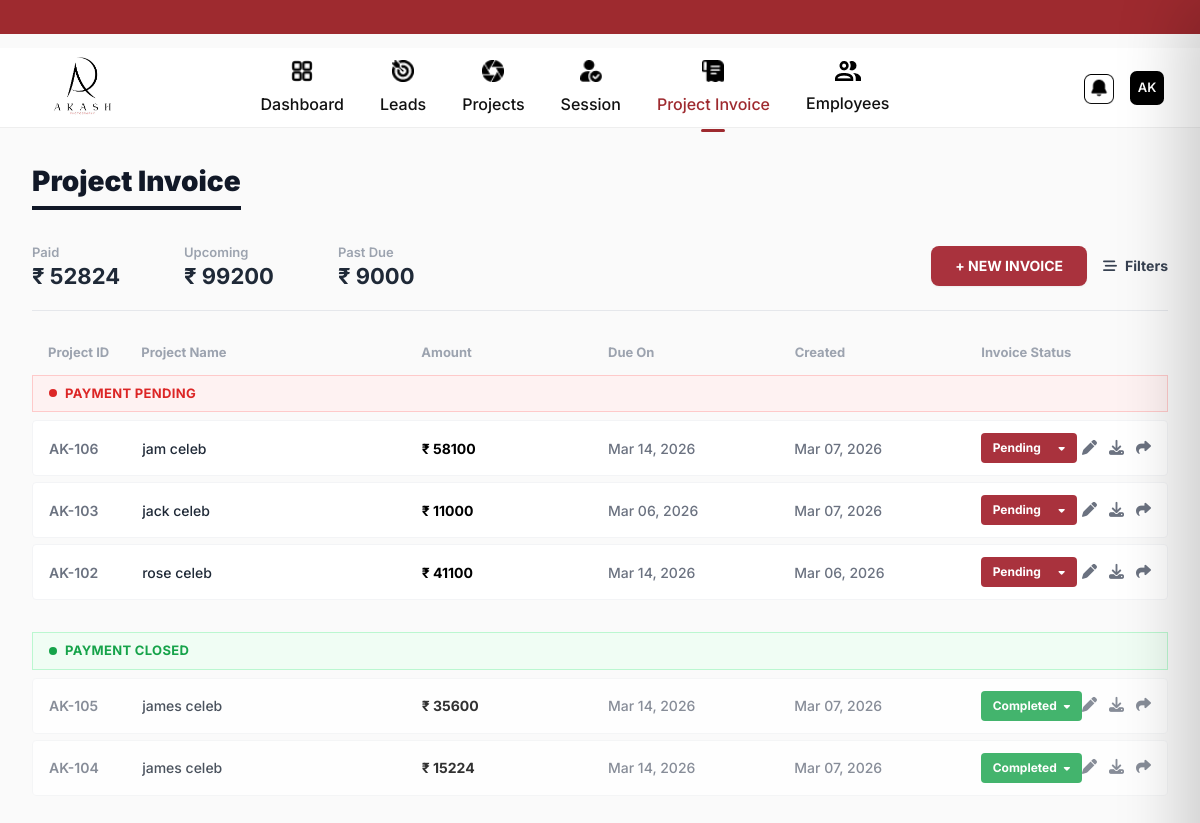
/invoice/list/, run on the app's committed database.
### photography/models.py (models this page shows, shortened)
class Invoice(models.Model):
    class PaymentStatus(models.TextChoices):
        PENDING = 'PENDING', 'Pending'
        PARTIAL = 'PARTIAL', 'Partial'
        COMPLETED = 'COMPLETED', 'Completed'
    lead = models.OneToOneField('Lead', on_delete=models.CASCADE, unique=True, related_name='invoice')
    invoice_number = models.CharField(max_length=50, unique=True, help_text="e.g., AK-200")
    due_date = models.DateField(null=True, blank=True)
    pre_paid_amount = models.DecimalField(max_digits=12, decimal_places=2, default=0.00, help_text="Deposits/Pre-payments")
    tax_rate = models.DecimalField(max_digits=5, decimal_places=2, default=0.00, help_text="e.g., 5.00 for 5%")
    discount_amount = models.DecimalField(max_digits=12, decimal_places=2, default=0.00)
    notes = models.TextField(blank=True, default="Thank you for your business.")
    status = models.CharField(max_length=20, choices=PaymentStatus.choices, default=PaymentStatus.PENDING)
    created_at = models.DateTimeField(auto_now_add=True)
    updated_at = models.DateTimeField(auto_now=True)
    @property
    def subtotal(self):
        total = 0.0
        for service in self.services.all():
            total += float(service.price) * service.qty
        return total
    @property
    def tax_amount(self):
        post_discount = self.subtotal - float(self.discount_amount)
        return post_discount * (float(self.tax_rate) / 100)
    @property
    def grand_total(self):
        post_discount = self.subtotal - float(self.discount_amount)
        return post_discount + self.tax_amount - float(self.pre_paid_amount)

class ProjectDetail(models.Model):
    STATUS_CHOICES = [
        ('ASSIGNED', 'To Be Assigned'),
        ('PRE', 'Pre Production'),
        ('SELECTION', 'Selection'),
        ('POST', 'Post Production'),
        ('COMPLETED', 'Completed'),
    ]
    project_name = models.CharField(max_length=255)
    mobile_number = models.CharField(max_length=15)
    project_address = models.TextField()
    start_date = models.DateField()
    end_date = models.DateField()
    status = models.CharField(max_length=20, choices=STATUS_CHOICES, default='ASSIGNED')
    assigned_employees = models.ManyToManyField('Employee', blank=True, related_name='assigned_projects')
    created_at = models.DateTimeField(auto_now_add=True)
    class Meta:
        verbose_name = "Project Detail"
        verbose_name_plural = "Project Details"

### photography/views.py (the view)
# urls.py: path('invoice/list/', invoice, name='invoice_list'),
def invoice(request):
    all_invoices = Invoice.objects.all().select_related('lead', 'lead__project').order_by('-created_at')
    total_paid = PaymentRecord.objects.aggregate(total=Sum('amount'))['total'] or 0.00
    total_upcoming = 0.0
    total_past_due = 0.0
    today = date.today()
    pending_invoices = []
    completed_invoices = []
    for inv in all_invoices:
        paid_amount = inv.payments.aggregate(total=Sum('amount'))['total'] or 0.00
        balance = float(inv.grand_total) - float(paid_amount)
        inv.display_amount = inv.grand_total
        inv.balance = balance
        inv.project_name = inv.lead.project.project_name if inv.lead.project else inv.lead.name
        if inv.status in [Invoice.PaymentStatus.PENDING, Invoice.PaymentStatus.PARTIAL]:
            pending_invoices.append(inv)
            if inv.due_date and inv.due_date < today:
                total_past_due += balance
            else:
                total_upcoming += balance
        else:
            completed_invoices.append(inv)
    context = {
        'total_paid': total_paid,
        'total_upcoming': total_upcoming,
        'total_past_due': total_past_due,
        'pending_invoices': pending_invoices,
        'completed_invoices': completed_invoices,
    }
    return render(request, 'invoice.html', context)

### photography/templates/invoice.html (shortened to what this page needs)
{% extends "base.html" %}
{% load static %}
{% block content %}
<link rel="stylesheet" href="https://cdnjs.cloudflare.com/ajax/libs/font-awesome/6.5.1/css/all.min.css">
<div class="max-w-[1400px] mx-auto p-4 sm:p-6 lg:p-8 min-h-screen">
    <div class="flex flex-col lg:flex-row justify-between items-start lg:items-end mb-8 border-b border-gray-200 pb-6 gap-6">
        <div>
            <h1 class="text-[28px] font-black text-gray-900 mb-8 inline-block border-b-[4px] border-gray-900 pb-1">
                Project Invoice
            </h1>
            <div class="flex gap-10 sm:gap-16 text-sm">
                <div>
                    <p class="text-gray-400 font-semibold mb-1 text-[13px]">Paid</p>
                    <p class="text-[22px] font-bold text-gray-800">₹ {{ total_paid|floatformat:0 }}</p>
                </div>
                <div>
                    <p class="text-gray-400 font-semibold mb-1 text-[13px]">Upcoming</p>
                    <p class="text-[22px] font-bold text-gray-800">₹ {{ total_upcoming|floatformat:0 }}</p>
                </div>
                <div>
                    <p class="text-gray-400 font-semibold mb-1 text-[13px]">Past Due</p>
                    <p class="text-[22px] font-bold text-gray-800">₹ {{ total_past_due|floatformat:0 }}</p>
                </div>
            </div>
        </div>
        <div class="flex items-center gap-4 w-full lg:w-auto">
            <button onclick="openNewInvoiceModal()" class="bg-[#A9323D] text-white px-6 py-2.5 rounded-lg font-bold text-sm hover:bg-red-800 transition shadow-sm whitespace-nowrap">
                + NEW INVOICE
            </button>
            <button class="flex items-center gap-2 font-bold text-gray-700 hover:text-black transition text-sm">
                <i class="fa-solid fa-bars-staggered"></i> Filters
            </button>
        </div>
    </div>
    <div class="w-full overflow-x-auto no-scrollbar">
        <div class="min-w-[1000px]">
            <div class="grid grid-cols-12 gap-4 text-[13px] font-bold text-gray-400 mb-3 px-4">
                <div class="col-span-1">Project ID</div>
                <div class="col-span-3">Project Name</div>
                <div class="col-span-2">Amount</div>
                <div class="col-span-2">Due On</div>
                <div class="col-span-2">Created</div>
                <div class="col-span-2">Invoice Status</div>
            </div>
            <div class="bg-[#fef2f2] text-[#dc2626] font-bold text-[13px] px-4 py-2 mb-2 uppercase tracking-wide border border-[#fecaca] flex items-center gap-2">
                <div class="w-2 h-2 rounded-full bg-[#dc2626]"></div> PAYMENT PENDING
            </div>
            <div class="space-y-1.5 mb-8">
                {% for inv in pending_invoices %}
                <div class="grid grid-cols-12 gap-4 items-center bg-white px-4 py-3 border border-gray-100 hover:border-gray-200 hover:shadow-sm transition-all rounded text-[14px] font-medium text-gray-800">
                    <div class="col-span-1 text-gray-500 font-semibold">{{ inv.invoice_number }}</div>
                    <div class="col-span-3 pr-4 truncate" title="{{ inv.project_name }}">{{ inv.project_name }}</div>
                    <div class="col-span-2 font-bold text-black">₹ {{ inv.display_amount|floatformat:0 }}</div>
                    <div class="col-span-2 text-gray-500">{{ inv.due_date|date:"M d, Y"|default:"-" }}</div>
                    <div class="col-span-2 text-gray-500">{{ inv.created_at|date:"M d, Y" }}</div>
                    <div class="col-span-2 flex items-center justify-between">
                        <button class="bg-[#A9323D] text-white px-3 py-1.5 rounded flex items-center justify-between w-24 text-[12px] font-bold">
                            Pending <i class="fas fa-caret-down text-[10px]"></i>
                        </button>
                        <div class="flex gap-3 text-gray-500 text-[15px]">
                            <a href="{% url 'create_invoice' inv.lead.id %}" class="hover:text-black transition" title="Edit Invoice"><i class="fas fa-pen"></i></a>
                            <button onclick="downloadInvoice('{{ inv.id }}', this)" class="hover:text-black transition" title="Download"><i class="fas fa-download"></i></button>
                            <button onclick="openPreviewModal('{{ inv.invoice_number }}', '{{ inv.project_name|escapejs }}')" class="hover:text-black transition" title="Preview/Share"><i class="fas fa-share"></i></button>
                        </div>
                    </div>
                </div>
                {% empty %}
                <div class="p-6 text-center text-gray-400 bg-white border border-gray-100 text-sm font-medium">No pending invoices.</div>
                {% endfor %}
            </div>
            <div class="bg-[#f0fdf4] text-[#16a34a] font-bold text-[13px] px-4 py-2 mb-2 uppercase tracking-wide border border-[#bbf7d0] flex items-center gap-2">
                <div class="w-2 h-2 rounded-full bg-[#16a34a]"></div> PAYMENT CLOSED
            </div>
            <div class="space-y-1.5 mb-8">
                {% for inv in completed_invoices %}
                <div class="grid grid-cols-12 gap-4 items-center bg-white px-4 py-3 border border-gray-100 hover:border-gray-200 hover:shadow-sm transition-all rounded text-[14px] font-medium text-gray-800 opacity-80 hover:opacity-100">
                    <div class="col-span-1 text-gray-500 font-semibold">{{ inv.invoice_number }}</div>
                    <div class="col-span-3 pr-4 truncate" title="{{ inv.project_name }}">{{ inv.project_name }}</div>
                    <div class="col-span-2 font-bold text-black">₹ {{ inv.display_amount|floatformat:0 }}</div>
                    <div class="col-span-2 text-gray-500">{{ inv.due_date|date:"M d, Y"|default:"-" }}</div>
                    <div class="col-span-2 text-gray-500">{{ inv.created_at|date:"M d, Y" }}</div>
                    <div class="col-span-2 flex items-center justify-between">
                        <button class="bg-[#16a34a] text-white px-3 py-1.5 rounded flex items-center justify-between w-28 text-[12px] font-bold">
                            Completed <i class="fas fa-caret-down text-[10px]"></i>
                        </button>
                        <div class="flex gap-3 text-gray-500 text-[15px]">
                            <a href="{% url 'create_invoice' inv.lead.id %}" class="hover:text-black transition" title="Edit Invoice"><i class="fas fa-pen"></i></a>
                            <button onclick="downloadInvoice('{{ inv.id }}', this)" class="hover:text-black transition" title="Download"><i class="fas fa-download"></i></button>
                            <button onclick="openPreviewModal('{{ inv.invoice_number }}', '{{ inv.project_name|escapejs }}')" class="hover:text-black transition" title="Preview/Share"><i class="fas fa-share"></i></button>
                        </div>
                    </div>
                </div>
                {% empty %}
                <div class="p-6 text-center text-gray-400 bg-white border border-gray-100 text-sm font-medium">No completed invoices.</div>
                {% endfor %}
            </div>
        </div>
    </div>
</div>
{% endblock %}

### photography/templates/base.html (style rules this page uses)
body { font-family: "Inter", sans-serif; background: #fff; overflow-x: hidden; overflow-y: auto; }
.no-scrollbar { -ms-overflow-style: none; scrollbar-width: none; }

### photography/templates/invoice.html (style rules this page uses)
body { font-family: "Inter", sans-serif; background-color: #fafafa; }
.no-scrollbar { -ms-overflow-style: none; scrollbar-width: none; }

### data on the page
Invoice: invoice_number "AK-106", project_name "jam celeb", display_amount "58100", due_date "Mar 14, 2026", created_at "Mar 07, 2026"
Invoice: invoice_number "AK-103", project_name "jack celeb", display_amount "11000", due_date "Mar 06, 2026", created_at "Mar 07, 2026"
Invoice: invoice_number "AK-102", project_name "rose celeb", display_amount "41100", due_date "Mar 14, 2026", created_at "Mar 06, 2026"
Invoice: invoice_number "AK-105", project_name "james celeb", display_amount "35600", due_date "Mar 14, 2026", created_at "Mar 07, 2026"
Invoice: invoice_number "AK-104", project_name "james celeb", display_amount "15224", due_date "Mar 14, 2026", created_at "Mar 07, 2026"

### other printed values
{{ total_paid|floatformat:0 }} "52824"
{{ total_upcoming|floatformat:0 }} "99200"
{{ total_past_due|floatformat:0 }} "9000"
